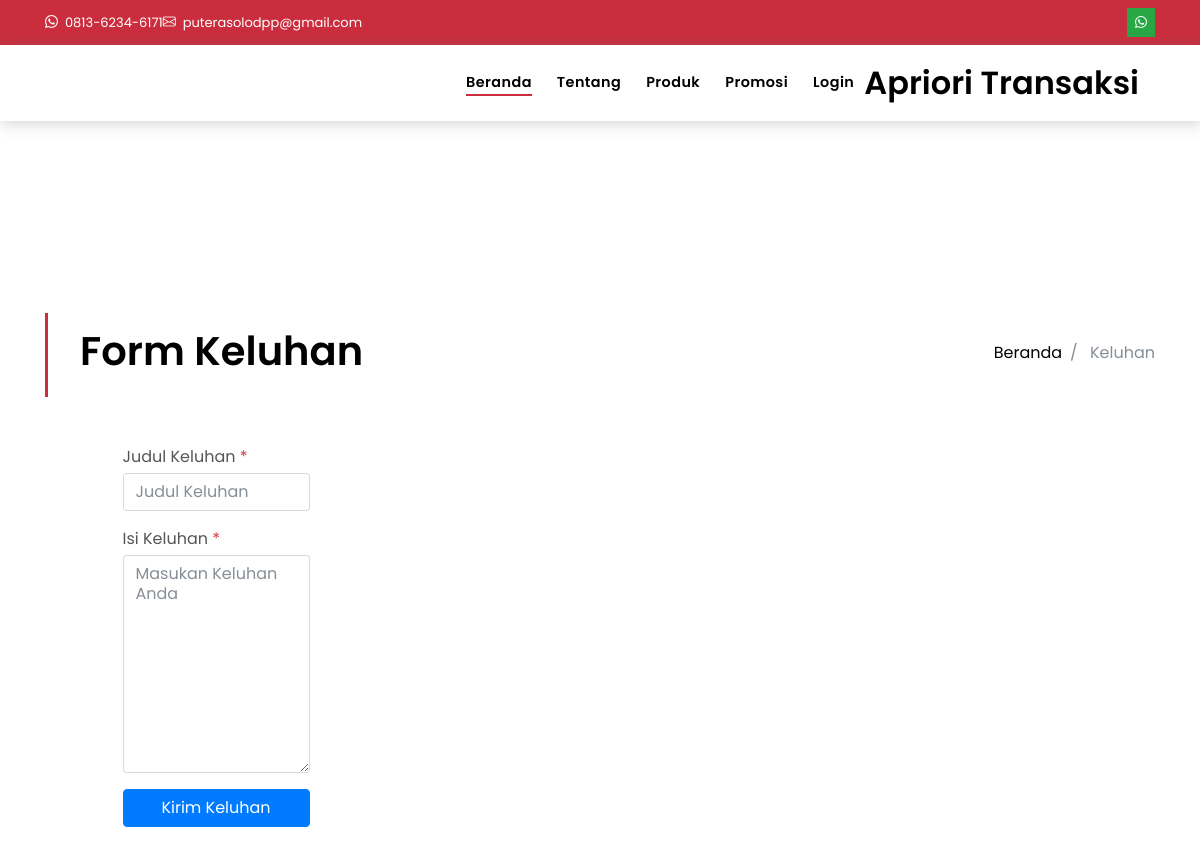
Screenshot of /index.php/home/k with the database file from the repository.
### tables this page shows
CREATE TABLE `config` (
  `id_config` int NOT NULL,
  `nama` varchar(254) NOT NULL,
  `email` varchar(100) NOT NULL,
  `nohp` varchar(20) NOT NULL,
  `alamat` text NOT NULL,
  `no_rek` varchar(100) DEFAULT NULL,
  `pemilik_rek` varchar(100) DEFAULT NULL,
  `bank_rek` varchar(100) DEFAULT NULL,
  `foto_rek` varchar(100) DEFAULT NULL,
  `limit_produk` int DEFAULT NULL
);

### application/controllers/Home.php (called while the page is built, shortened)
<?php
class Home extends CI_Controller
{
	public function __construct()
	{
		$this->load->model('M_data');
		$this->load->model('MData');
		$this->data = $this->db->get('config')->row();
	}
	public function k()
	{
		$data['web']		= $this->data;
		$data['title']		= 'About Me';
		$data['body']		= 'front/page/keluhan';
		$this->load->view('front/template', $data);
	}
}

### index.php (called while the page is built, shortened)
<?php
require_once BASEPATH.'core/CodeIgniter.php';

### application/views/front/template.php (the view, shortened to what this page needs)
<!DOCTYPE html>
<html lang="en">
<head>
  <link href="<?= base_url() ?>assets/vendor/animate.css/animate.min.css" rel="stylesheet">
  <link href="<?= base_url() ?>assets/vendor/bootstrap/css/bootstrap.min.css" rel="stylesheet">
  <link href="<?= base_url() ?>assets/vendor/bootstrap-icons/bootstrap-icons.css" rel="stylesheet">
  <link href="<?= base_url() ?>assets/vendor/swiper/swiper-bundle.min.css" rel="stylesheet">
  <link href="<?= base_url() ?>assets/css/style.css" rel="stylesheet">
</head>
<body>
  <?php
  $uri = $this->uri->segment(1);
  ?>
  <div class="d-none d-md-block" style="background-color: #ca2e3e;">
    <div class="container">
      <div class="d-flex align-items-center justify-content-between py-2" style="font-size: 13px;">
        <div class="d-flex align-items-center justify-content-between gap-4">
          <a href="https://wa.me/<?= $web->nohp ?>" target="_blank" class="text-decoration-none text-white">
            <i class="bi-whatsapp text-white"></i>&nbsp; <?= $web->nohp ?>
          </a>
          <a href="mailto:<?= $web->email ?>" target="_blank" class="text-decoration-none text-white">
            <i class="bi-envelope text-white"></i>&nbsp; <?= $web->email ?>
          </a>
        </div>
        <div class="d-flex align-items-center justify-content-end gap-1">
          <a href="https://wa.me/6281362346171 " class="text-decoration-none bg-success p-2 w-100 rounded-2 d-flex align-items-center" target="_blank" style="line-height: 12px;">
            <i class="bi-whatsapp text-white" style="font-size: 12px;"></i>
          </a>
        </div>
      </div>
    </div>
  </div>
  <nav class="navbar navbar-default navbar-trans navbar-expand-lg sticky-top">
    <div class="container">
      <div class="navbar-collapse collapse" id="navbarDefault">
        <ul class="navbar-nav ml-auto">
          <li class="nav-item">
            <a class="nav-link <?= $uri === '' || $uri === 'home' ? 'active' : '' ?>" href="<?= base_url() ?>">Beranda</a>
          </li>
          <li class="nav-item">
            <a class="nav-link <?= $uri === 'about' ? 'active' : '' ?>" href="<?= base_url('about') ?>">Tentang</a>
          </li>
          <li class="nav-item">
            <a class="nav-link <?= $uri === 'penyewaan_gedung' ? 'active' : '' ?>" href="<?= base_url('penyewaan_gedung') ?>">Produk</a>
          </li>
          <li class="nav-item">
            <a class="nav-link <?= $uri === 'berita' ? 'active' : '' ?>" href="<?= base_url('berita') ?>">Promosi</a>
          </li>
          <?php if (!$this->session->userdata('userid')) : ?>
            <li class="nav-item">
              <a class="nav-link " href="<?= base_url('auth') ?>">Login</a>
            </li>
          <?php endif ?>
        </ul>
      </div>
 <a class="navbar-brand text-brand" href="<?= base_url() ?>"><?= $web->nama ?></a>
    </div>
  </nav>
</body>
</html>

### assets/css/style.css (style rules this page uses)
body { font-family: 'Poppins', sans-serif; color: #555555; }
a { color: #000000; text-decoration: none; transition: all .5s ease; }
.text-brand { color: #000000; font-size: 2rem; font-weight: 600; }
.navbar-default { transition: all .5s ease-in-out; background-color: #ffffff; padding-top: 9px; padding-bottom: 9px; -webkit-backface-visibility: hidden; backface-visibility: hidden; box-shadow: 1px 2px 15px rgba(100, 100, 100, 0.3); }
.navbar-default.navbar-trans, .navbar-default.navbar-reduce { -webkit-backface-visibility: hidden; backface-visibility: hidden; }
.navbar-default.navbar-trans .nav-item, .navbar-default.navbar-reduce .nav-item { position: relative; padding-right: 10px; padding-top: 8px; padding-bottom: 8px; margin-left: 0; }
@media (min-width: 768px) { .navbar-default.navbar-trans .nav-item, .navbar-default.navbar-reduce .nav-item { margin-left: 15px; } }
.navbar-default.navbar-trans .nav-link, .navbar-default.navbar-reduce .nav-link { font-size: 0.9rem; color: #000000; font-weight: 600; letter-spacing: 0.030em; transition: all 0.1s ease-in-out; position: relative; padding-left: 0; padding-right: 0; }
.navbar-default.navbar-trans .nav-link:before, .navbar-default.navbar-reduce .nav-link:before { content: ''; position: absolute; bottom: 5px; left: 0; width: 100%; height: 2px; z-index: 0; background-color: #ca2e3e; transform: scaleX(0); transform-origin: right; transition: transform .2s ease-out, opacity .2s ease-out 0.3s; }
.navbar-default.navbar-trans .show > .nav-link:before, .navbar-default.navbar-trans .active > .nav-link:before, .navbar-default.navbar-trans .nav-link.show:before, .navbar-default.navbar-trans .nav-link.active:before, .navbar-default.navbar-reduce .show > .nav-link:before, .navbar-default.navbar-reduce .active > .nav-link:before, .navbar-default.navbar-reduce .nav-link.show:before, .navbar-default.navbar-reduce .nav-link.active:before { transform: scaleX(1); }
.navbar-default.navbar-trans .nav-link:before { background-color: #ca2e3e; }
.navbar-default.navbar-trans .show > .nav-link, .navbar-default.navbar-trans .active > .nav-link, .navbar-default.navbar-trans .nav-link.show, .navbar-default.navbar-trans .nav-link.active { color: #000000; }

### rows the page displays
config: nohp "0813-6234-6171", email "puterasolodpp@gmail.com", nama "Apriori Transaksi"
